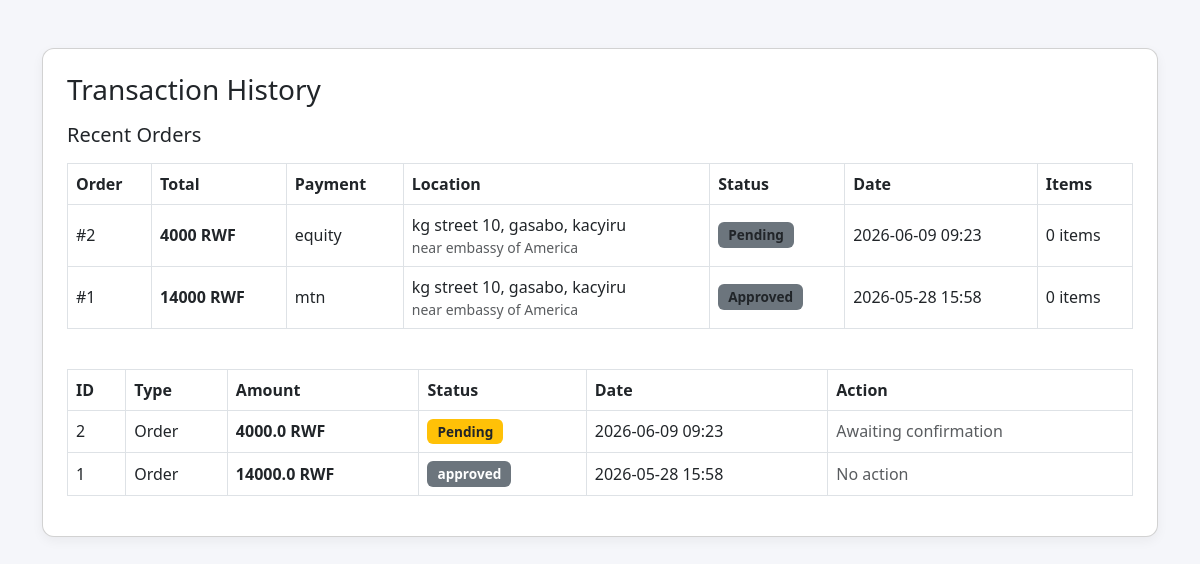
The app's page /transaction-history (signed in), older data.
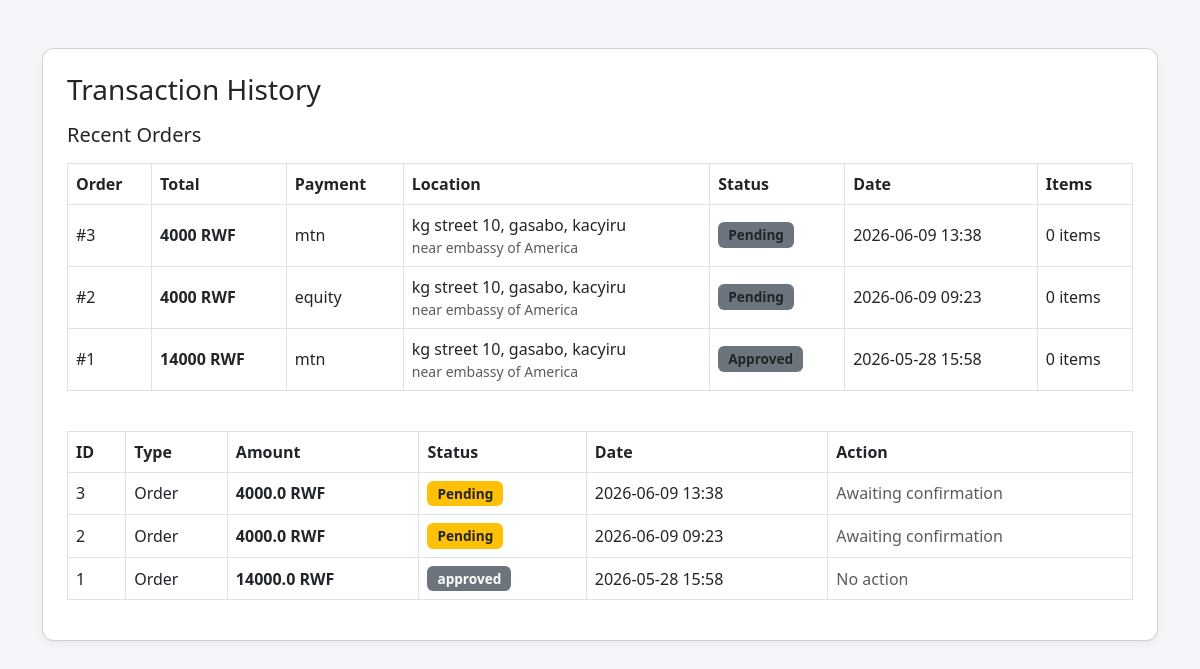
The same page, newer data.
### market/models.py (models this page shows, shortened)
class Order(db.Model):
    __tablename__ = 'orders'
    id             = db.Column(db.Integer, primary_key=True)
    user_id        = db.Column(db.Integer, db.ForeignKey('user.id'), nullable=False)
    total_price    = db.Column(db.Integer, nullable=False)
    payment_method = db.Column(db.String(20), nullable=False)
    sector         = db.Column(db.String(100), nullable=False)
    district       = db.Column(db.String(100), nullable=False)
    street         = db.Column(db.String(100), nullable=False)
    location_note  = db.Column(db.String(255), nullable=True)
    status         = db.Column(db.String(20), nullable=False, default='pending')  # pending | approved | completed | cancelled
    created_at     = db.Column(db.DateTime, nullable=False, default=lambda: datetime.now(timezone.utc))  # ✅ FIXED: utcnow() deprecated
    approved_at    = db.Column(db.DateTime)
    approver_id    = db.Column(db.Integer, db.ForeignKey('user.id'))
    user     = db.relationship('User', foreign_keys=[user_id],     backref='orders')
    approver = db.relationship('User', foreign_keys=[approver_id], backref='approved_orders')
    order_items = db.relationship('OrderItem', backref='order', lazy=True, cascade="all, delete-orphan")

class Transaction(db.Model):
    __tablename__ = 'transaction'
    id               = db.Column(db.Integer, primary_key=True)
    user_id          = db.Column(db.Integer, db.ForeignKey('user.id'), nullable=False)
    amount           = db.Column(db.Float, nullable=False)
    transaction_type = db.Column(db.String(50), nullable=False)
    status           = db.Column(db.String(20), default='pending')
    created_at       = db.Column(db.DateTime, default=lambda: datetime.now(timezone.utc))  # ✅ FIXED: utcnow() deprecated

### market/routes.py (the view)
@app.route('/transaction-history')
@login_required
def transaction_history():
    orders = Order.query.filter_by(user_id=current_user.id)\
        .order_by(Order.created_at.desc()).all()
    transactions = Transaction.query.filter_by(user_id=current_user.id)\
        .order_by(Transaction.created_at.desc()).all()
    return render_template(
        'transaction_history.html',
        orders=orders,
        transactions=transactions
    )

### market/models.py (called while the page is built)
@login_manager.user_loader
def load_user(user_id):
    return db.session.get(User, int(user_id))  # ✅ FIXED: replaced deprecated User.query.get()

### market/templates/transaction_history.html (shortened to what the changed rows need)
<!DOCTYPE html>
<html lang="en">
<head>
    <link href="https://cdn.jsdelivr.net/npm/bootstrap@5.3.0/dist/css/bootstrap.min.css" rel="stylesheet">
</head>
<body>
<div class="container mt-5">
    <div class="card p-4">
        {% if orders %}
            <div class="mb-4">
                <table class="table table-hover table-bordered align-middle">
                    <thead>
                        <tr>
                            <th>Order</th>
                            <th>Total</th>
                            <th>Payment</th>
                            <th>Location</th>
                            <th>Status</th>
                            <th>Date</th>
                            <th>Items</th>
                        </tr>
                    </thead>
                    <tbody>
                        {% for order in orders %}
                        <tr>
                            <td>#{{ order.id }}</td>
                            <td><strong>{{ order.total_price }} RWF</strong></td>
                            <td>{{ order.payment_method }}</td>
                            <td>
                                {{ order.street }}, {{ order.district }}, {{ order.sector }}
                                {% if order.location_note %}
                                <div class="text-muted small">{{ order.location_note }}</div>
                                {% endif %}
                            </td>
                            <td>
                                <span class="badge bg-secondary text-dark">
                                    {{ order.status|capitalize }}
                                </span>
                            </td>
                            <td>{{ order.created_at.strftime('%Y-%m-%d %H:%M') }}</td>
                            <td>{{ order.parsed_items|length }} item{{ 's' if order.parsed_items|length != 1 else '' }}</td>
                        </tr>
                        {% endfor %}
                    </tbody>
                </table>
            </div>
        {% endif %}
        <table class="table table-hover table-bordered align-middle">
            <thead>
                <tr>
                    <th>ID</th>
                    <th>Type</th>
                    <th>Amount</th>
                    <th>Status</th>
                    <th>Date</th>
                    <th>Action</th>
                </tr>
            </thead>
            <tbody>
                {% if transactions %}
                    {% for transaction in transactions %}
                    <tr>
                        <td>{{ transaction.id }}</td>
                        <td>
                            <span class="text-capitalize">
                                {{ transaction.transaction_type }}
                            </span>
                        </td>
                        <td>
                            <strong>{{ transaction.amount }} RWF</strong>
                        </td>
                        <td>
                            {% if transaction.status == 'pending' %}
                                <span class="badge bg-warning text-dark">Pending</span>
                            {% elif transaction.status == 'received' %}
                                <span class="badge bg-success">Received</span>
                            {% else %}
                                <span class="badge bg-secondary">
                                    {{ transaction.status }}
                                </span>
                            {% endif %}
                        </td>
                        <td>
                            {{ transaction.created_at.strftime('%Y-%m-%d %H:%M') }}
                        </td>
                        <td>
                            <span class="text-muted">
                                {% if transaction.status == 'pending' %}
                                    Awaiting confirmation
                                {% else %}
                                    No action
                                {% endif %}
                            </span>
                        </td>
                    </tr>
                    {% endfor %}
                {% else %}
                    <tr>
                        <td colspan="6" class="text-center text-muted">
                            No transactions found
                        </td>
                    </tr>
                {% endif %}
            </tbody>
        </table>
    </div>
</div>
</body>
</html>

Row changes from the older to the newer data that the page shows:
added Order: id "3", total_price "4000", payment_method "mtn", street "kg street 10", district "gasabo", sector "kacyiru", location_note "near embassy of America", status "Pending", created_at "2026-06-09 13:38", parsed_items|length "0", parsed_items "s"
added Transaction: status "Pending"
